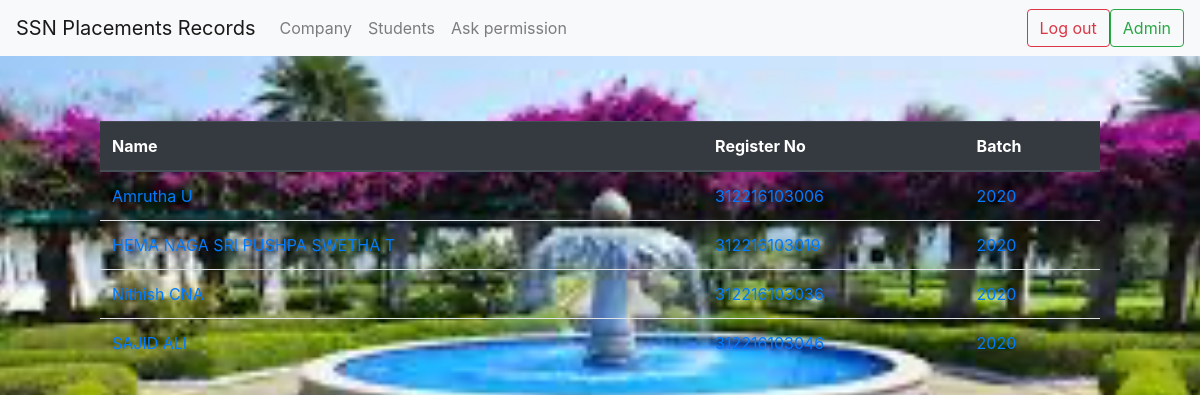
The app's page /company/ACC Ltd/ (signed in) with its own data.
### students/models.py (models this page shows, shortened)
class Student(models.Model):
	IT = "IT"
	CORE = "Core"
	MANAGEMENT = "Management"
	status_codes = [
	(IT , "IT"),
	(CORE , "Core"),
	(MANAGEMENT , "Management"),
	]
	register_no = models.BigIntegerField(unique=True)
	name = models.CharField(max_length = 100)
	batch = models.IntegerField()
	degree = models.CharField(max_length=6, null=True, blank = True)
	branch = models.CharField(null=True,max_length=50, blank = True)
	On_Off_Campus = models.CharField(null=True, max_length=20,blank = True)
	Company = models.CharField(max_length = 50, null=True, blank = True)
	Cost_To_Company=models.IntegerField(null=True)

### students/views.py (the view)
# urls.py: path("company/<str:company>/", CompanyDetailView.as_view(), name = "company_detail"),
class CompanyDetailView(LoginRequiredMixin, ListView):
	model = Student
	template_name = "company_detail.html"
	context_object_name = 'students'
	def get_queryset(self):
		company = self.kwargs.get('company')
		if not company:
			raise Http404("No Company specified.")
		queryset = Student.objects.filter(Company=company)
		if queryset.exists():
			return queryset
		else:
			raise Http404("No Students found for the specified Company.")

### templates/company_detail.html (shortened to what this page needs)
{% extends 'base.html' %}
{% block content%}
{% load replace_1 %}
<div class="list_container">
    {% if students%}
        <table class ="table table-hover" >
            <thead class = "thead-dark">
                <tr>
                    <th scope="col">Name</th>
                    <th scope ="col">Register No</th>
                    <th scope="col">Batch</th>
                </tr>
            </thead>
            <tbody>
                {%for student in students%}
                        <tr>
                            <td> <a href="{% url 'student_detail' student.register_no %}">{{student.name}}</a></td>
                            <td> <a href="{% url 'student_detail' student.register_no %}">{{student.register_no}}</a></td>
                            <td> <a href="{% url 'department_list' student.batch %}">{{student.batch}}</a></td>
                        </tr>
                {% endfor %}
            </tbody>
        </table>
    {% else %}
        <p>No students to display</p>
    {% endif %}
</div>
{% endblock %}

### static/css/styles.css (style rules this page uses)
body { background-image: url('../images/image.png'); background-size: cover; background-position: center; background-repeat: no-repeat; background-attachment: fixed; color: #e0e0e0; }
.list_container { margin: 100px; margin-top: 65px; }

### records on screen
Student: name "Amrutha U", register_no "312216103006", batch "2020"
Student: name "HEMA NAGA SRI PUSHPA SWETHA T", register_no "312216103019", batch "2020"
Student: name "Nithish CNA", register_no "312216103036", batch "2020"
Student: name "SAJID ALI", register_no "312216103046", batch "2020"
